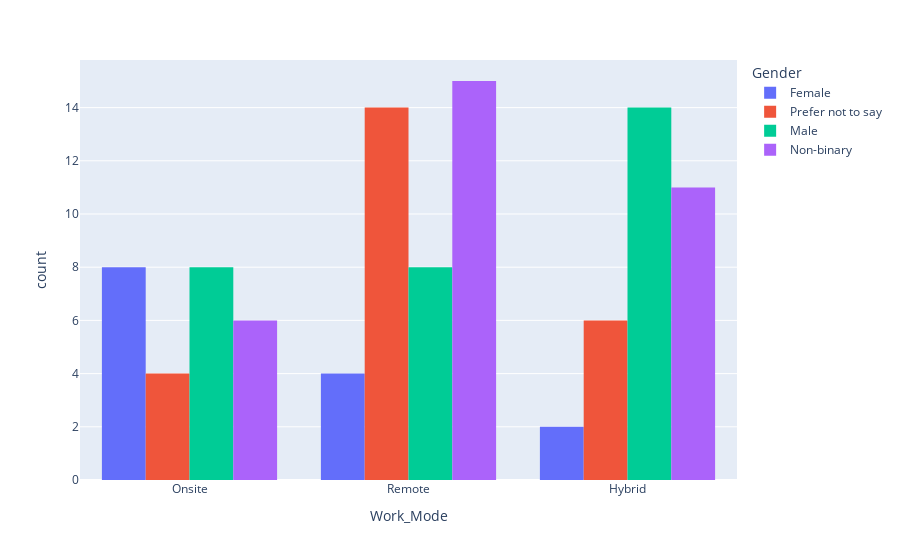

The code cell stored with this chart in its notebook:
### Code cell
import plotly.express as px
fig = px.histogram(df, x="Work_Mode", color="Gender", barmode="group")
fig.show()

### Figure 1 — Plotly figure (JSON) as saved in the notebook; plotly's stock layout.template omitted (floating-point values rounded to 4 significant figures)
{"data": [{"alignmentgroup": "True", "bingroup": "x", "hovertemplate": "Gender=Female<br>Work_Mode=%{x}<br>count=%{y}<extra></extra>", "legendgroup": "Female", "marker": {"color": "#636efa", "pattern": {"shape": ""}}, "name": "Female", "offsetgroup": "Female", "orientation": "v", "showlegend": true, "type": "histogram", "x": ["Onsite", "Remote", "Onsite", "Onsite", "Onsite", "Onsite", "Hybrid", "Hybrid", "Onsite", "Remote", "Remote", "Remote", "Onsite", "Onsite"], "xaxis": "x", "yaxis": "y"}, {"alignmentgroup": "True", "bingroup": "x", "hovertemplate": "Gender=Prefer not to say<br>Work_Mode=%{x}<br>count=%{y}<extra></extra>", "legendgroup": "Prefer not to say", "marker": {"color": "#EF553B", "pattern": {"shape": ""}}, "name": "Prefer not to say", "offsetgroup": "Prefer not to say", "orientation": "v", "showlegend": true, "type": "histogram", "x": ["Remote", "Hybrid", "Remote", "Hybrid", "Hybrid", "Remote", "Onsite", "Remote", "Remote", "Remote", "Hybrid", "Remote", "Remote", "Remote", "Hybrid", "Onsite", "Hybrid", "Remote", "Remote", "Onsite", "Remote", "Onsite", "Remote", "Remote"], "xaxis": "x", "yaxis": "y"}, {"alignmentgroup": "True", "bingroup": "x", "hovertemplate": "Gender=Male<br>Work_Mode=%{x}<br>count=%{y}<extra></extra>", "legendgroup": "Male", "marker": {"color": "#00cc96", "pattern": {"shape": ""}}, "name": "Male", "offsetgroup": "Male", "orientation": "v", "showlegend": true, "type": "histogram", "x": ["Hybrid", "Hybrid", "Hybrid", "Remote", "Onsite", "Hybrid", "Hybrid", "Remote", "Hybrid", "Onsite", "Hybrid", "Hybrid", "Onsite", "Remote", "Onsite", "Remote", "Onsite", "Hybrid", "Onsite", "Hybrid", "Onsite", "Remote", "Hybrid", "Remote", "Onsite", "Hybrid", "Remote", "Remote", "Hybrid", "Hybrid"], "xaxis": "x", "yaxis": "y"}, {"alignmentgroup": "True", "bingroup": "x", "hovertemplate": "Gender=Non-binary<br>Work_Mode=%{x}<br>count=%{y}<extra></extra>", "legendgroup": "Non-binary", "marker": {"color": "#ab63fa", "pattern": {"shape": ""}}, "name": "Non-binary", "offsetgroup": "Non-binary", "orientation": "v", "showlegend": true, "type": "histogram", "x": ["Hybrid", "Hybrid", "Hybrid", "Onsite", "Hybrid", "Remote", "Onsite", "Remote", "Remote", "Remote", "Hybrid", "Remote", "Onsite", "Remote", "Hybrid", "Hybrid", "Hybrid", "Remote", "Hybrid", "Onsite", "Remote", "Remote", "Remote", "Hybrid", "Remote", "Hybrid", "Remote", "Onsite", "Onsite", "Remote", "Remote", "Remote"], "xaxis": "x", "yaxis": "y"}], "layout": {"barmode": "group", "legend": {"title": {"text": "Gender"}, "tracegroupgap": 0}, "margin": {"t": 60}, "xaxis": {"anchor": "y", "domain": [0, 1], "title": {"text": "Work_Mode"}}, "yaxis": {"anchor": "x", "domain": [0, 1], "title": {"text": "count"}}}}
